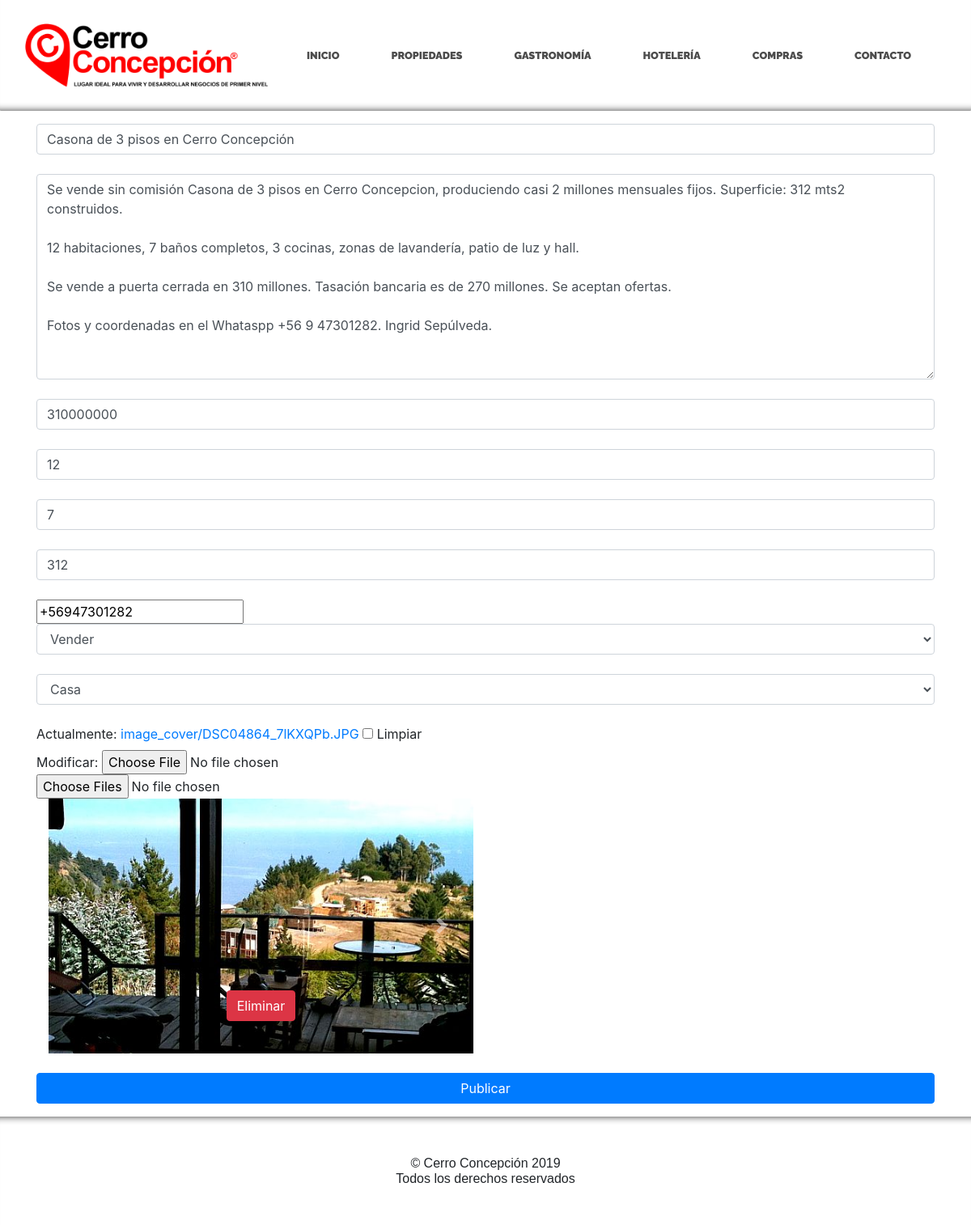
The app's page /estates/update/1 (signed in) with its own data.
### estate/models.py (models this page shows, shortened)
class Estate(models.Model):
    author = models.ForeignKey(User, verbose_name="Autor", on_delete=models.CASCADE)
    published = models.DateTimeField(verbose_name="Fecha de publicación", default=now)
    title = models.CharField(max_length=200, verbose_name="Título")
    content = models.TextField(verbose_name="Contenido")
    price = models.DecimalField(max_digits=9, decimal_places=0, verbose_name="Precio")
    room = models.SmallIntegerField(verbose_name="Habitaciones")
    bathroom = models.SmallIntegerField(verbose_name="Baños")
    area = models.SmallIntegerField(verbose_name="Área")
    phone_number = PhoneNumberField(verbose_name="Teléfono", blank=True, null=True)
    business = models.ForeignKey(Business, verbose_name="Negocio", on_delete=models.CASCADE, default=None)
    structure = models.ForeignKey(Structure, verbose_name="Estructura", on_delete=models.CASCADE, default=None)
    image_cover = models.ImageField(verbose_name='Imagen Portada' , upload_to='image_cover', blank=True, null=True)
    created = models.DateTimeField(auto_now_add=True, verbose_name="Fecha creación")
    updated = models.DateTimeField(auto_now=True, verbose_name="Fecha edición")
    class Meta:
        verbose_name = "Propiedad"
        verbose_name_plural = "Propiedades"
        ordering = ["-created"]

class EstateImages(models.Model):
    estate = models.ForeignKey(Estate,default=None, on_delete=models.CASCADE,related_name="images")
    file = models.ImageField(upload_to=get_image_filename, blank=True)

### estate/views.py (the view, shortened to what this page needs)
@login_required
def estate_update(request, pk):
    estate = get_object_or_404(Estate, pk=pk)
    images = EstateImages.objects.filter(estate=pk)
    estateForm = EstateForm(request.POST or None, request.FILES or None, instance=estate)
    imageForm = ImageForm(request.POST or None, request.FILES or None, instance=estate)
    return render(request, 'estate/estate_update.html',{'estateForm':estateForm, 'imageForm':imageForm ,'images':images,'pk':pk})

### estate/forms.py
class ImageForm(forms.ModelForm):
    file = forms.ImageField(label='', required=False, widget=forms.FileInput({'multiple':True}))
    class Meta:
        model = EstateImages
        fields = ('file',)

### estate/models.py (called while the page is built)
    def __str__(self):
        return self.name

    def __str__(self):
        return self.name

### estate/templates/estate/estate_update.html (shortened to what this page needs)
{% extends 'core/base.html' %}
{% load static %}
{% load bootstrap %}
{% block content%}
<main role="main">
    <div class="container">
        <div class="row">
            <div class="col-12 mt-3">
                <form action="" enctype='multipart/form-data' method="POST">
                    {% for field in estateForm %}
                        {{ field|bootstrap }} </br>
                    {% endfor %}
                    {% for image in imageForm %}
                    {{ image|bootstrap }}
                    {% endfor %}
                    <div class="col-6 mb-4">
                        <div id="imgsCarouselDetail" class="carousel slide" data-ride="carousel">
                            <ul class="carousel-indicators">
                            </ul>
                            <div class="carousel-inner">
                            {% for imgs in images %}
                                <div class="carousel-item {% if forloop.first %} active {% endif %}">
                                    <a href="{{imgs.file.url}}" data-lightbox="images">
                                        <img class="imgs-estate" src="{% if imgs.file %}{{imgs.file.url}}{% else %}{% static 'core/img/no-image.png'%} {% endif%}">
                                    </a>
                                    <div class="carousel-caption">
                                        <a id="{{imgs.id}}" class="btn btn-danger">Eliminar</a>
                                    </div>
                                </div>
                            {% endfor %}
                            </div>
                            <a class="carousel-control-prev" href="#imgsCarouselDetail" data-slide="prev"><span class="carousel-control-prev-icon"></span></a>
                            <a class="carousel-control-next" href="#imgsCarouselDetail" data-slide="next"><span class="carousel-control-next-icon"></span></a>
                        </div>
                    </div>
                    <div class="text-center">
                        <input id="btn-submit" type="submit" class="btn btn-primary btn-block" value="Publicar"/>
                    </div>
                </form>
            </div>
        </div>
    </div>
</main>
{% endblock %}

### core/static/core/css/business-casual.css (style rules this page uses)
.carousel-inner img { width: 100%; height: 100%; }
#imgsCarouselDetail .imgs-estate { width: 100%; height: 26.2vw; object-fit: cover; }

### records on screen
Estate: estateForm "Casona de 3 pisos en Cerro Concepción" "Se vende sin comisión Casona de 3 pisos en Cerro Concepcion, produciendo casi 2 millones mensuales fijos. Superficie: 312 mts2 construidos. 12 habitaciones, 7 baños completos, 3 cocinas, zonas de lavandería, patio de luz y hall. Se vende a puerta cerrada en 310 millones. Tasación bancaria es de 270 millones. Se aceptan ofertas. Fotos y coordenadas en el Whataspp +56 9 47301282. Ingrid Sepúlveda." "310000000" "12" "7" "312" "+56947301282" "Vender" "Casa"
EstateImages: file (picture)
